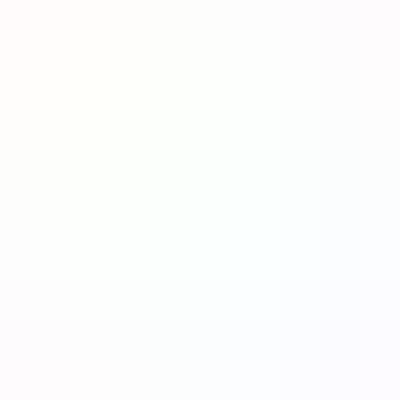
Frame 1 (no input)
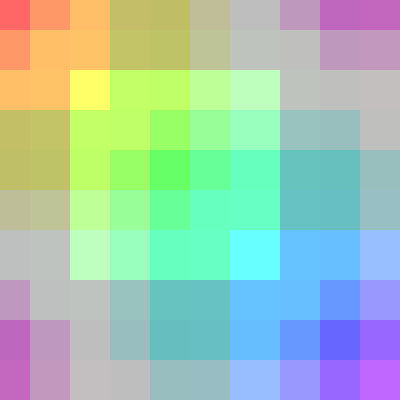
Frame 60 (the mouse pressed at the canvas centre just before this capture)
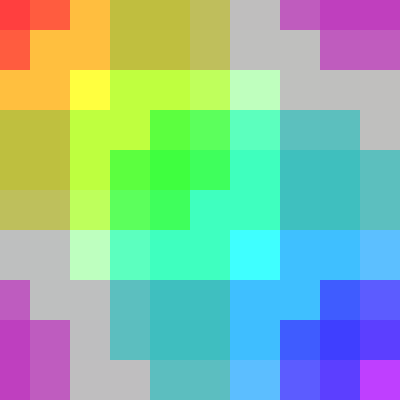
Frame 120 (the mouse held since frame 60 and released just before this capture)

The Processing sketch that drew these frames (run headless with seeded random() and noise(); from frame 60 on, the mouse is pressed at the canvas centre):

// Processing sketch: processing_40624
// ── processing_40624.pde

void setup(){
  size(400, 400);
  noStroke();
  background(255);
}

// initialize variables
int i;
int n;

void draw(){
  // draw horizontal gradient
  for (i=0; i<=100; i++) {
    colorMode(HSB, 50);
    fill(i, 100, 100, 0.5);
    rect(i*10, 0, 10, height);
  }
  // draw vertical gradient
  for (n=0; n<=100; n++) {
    colorMode(HSB, 50);
    fill(n, 100, 100, 0.5);
    rect(0, n*10, width, 10);
  }
}               
